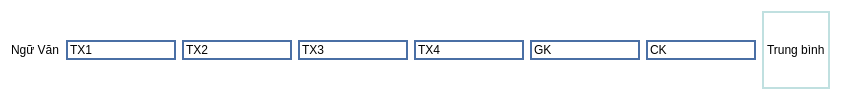
               <widget class="QWidget" name="widget_51" native="true">
                <property name="styleSheet">
                 <string notr="true">background-color: rgb(255, 255, 255);</string>
                </property>
                <layout class="QHBoxLayout" name="horizontalLayout_44">
                 <item>
                  <widget class="QLabel" name="label_87">
                   <property name="text">
                    <string>Ngữ Văn</string>
                   </property>
                  </widget>
                 </item>
                 <item>
                  <widget class="QLineEdit" name="lineEdit_226">
                   <property name="styleSheet">
                    <string notr="true">border: 2px solid #4A6FA5;</string>
                   </property>
                   <property name="text">
                    <string>TX1</string>
                   </property>
                  </widget>
                 </item>
                 <item>
                  <widget class="QLineEdit" name="lineEdit_227">
                   <property name="styleSheet">
                    <string notr="true">border: 2px solid #4A6FA5;</string>
                   </property>
                   <property name="text">
                    <string>TX2</string>
                   </property>
                  </widget>
                 </item>
                 <item>
                  <widget class="QLineEdit" name="lineEdit_228">
                   <property name="styleSheet">
                    <string notr="true">border: 2px solid #4A6FA5;</string>
                   </property>
                   <property name="text">
                    <string>TX3</string>
                   </property>
                  </widget>
                 </item>
                 <item>
                  <widget class="QLineEdit" name="lineEdit_229">
                   <property name="styleSheet">
                    <string notr="true">border: 2px solid #4A6FA5;</string>
                   </property>
                   <property name="text">
                    <string>TX4</string>
                   </property>
                  </widget>
                 </item>
                 <item>
                  <widget class="QLineEdit" name="lineEdit_230">
                   <property name="styleSheet">
                    <string notr="true">border: 2px solid #4A6FA5;</string>
                   </property>
                   <property name="text">
                    <string>GK</string>
                   </property>
                  </widget>
                 </item>
                 <item>
                  <widget class="QLineEdit" name="lineEdit_231">
                   <property name="styleSheet">
                    <string notr="true">border: 2px solid #4A6FA5;</string>
                   </property>
                   <property name="text">
                    <string>CK</string>
                   </property>
                  </widget>
                 </item>
                 <item>
                  <widget class="QLabel" name="label_88">
                   <property name="styleSheet">
                    <string notr="true">border: 2px solid #C0E0E0;</string>
                   </property>
                   <property name="text">
                    <string>Trung bình</string>
                   </property>
                  </widget>
                 </item>
                </layout>
               </widget>
